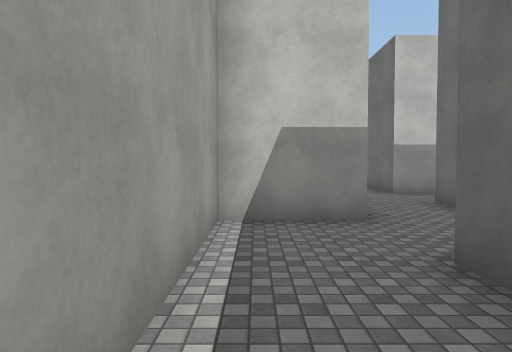
View 1 (above)

22 first-person views from a walk through a 3-D level made in the Unity game engine. The camera is 1.5 m above the floor, tilts 2° down and sees 75° across. The floor is counted in squares, 2 m on a side. Each view is taken from the middle of a square. On the plan, view 1 faces up. The plan holds only what a view shows up to about 11 squares ahead; the rest is blank. The place goes on beyond the plan. Surface patterns are stand-ins for the level's own textures.

View 2
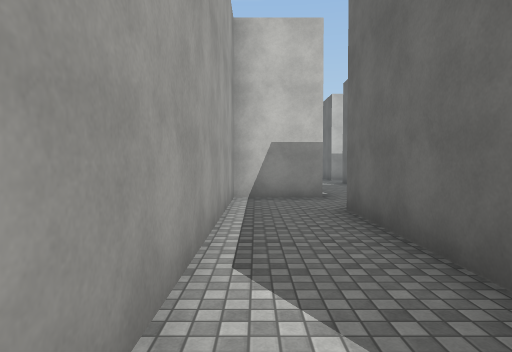

View 3
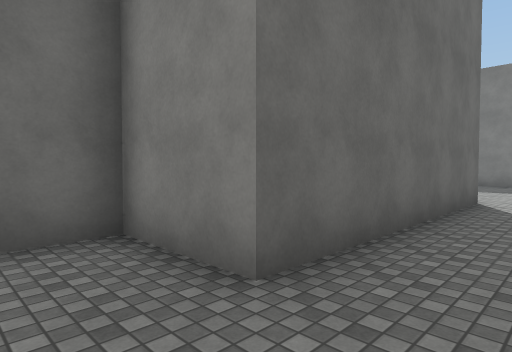

View 4
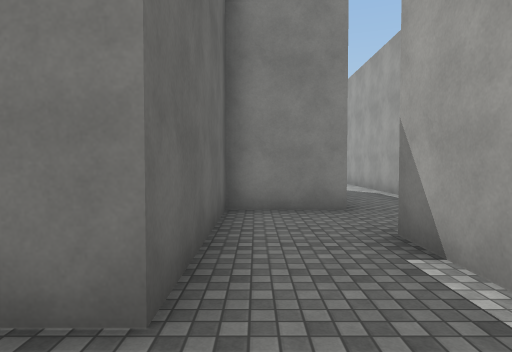

View 5
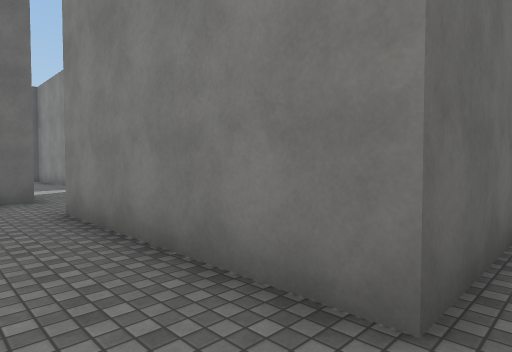

View 6
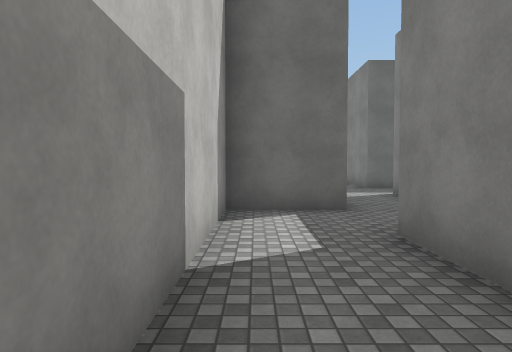

View 7
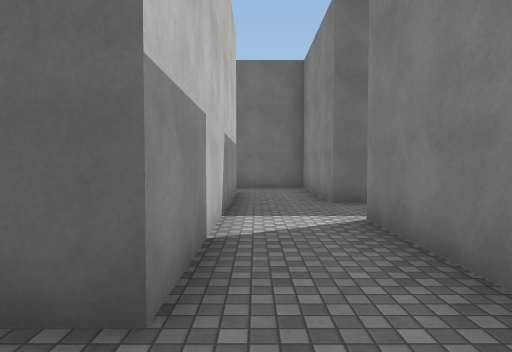

View 8
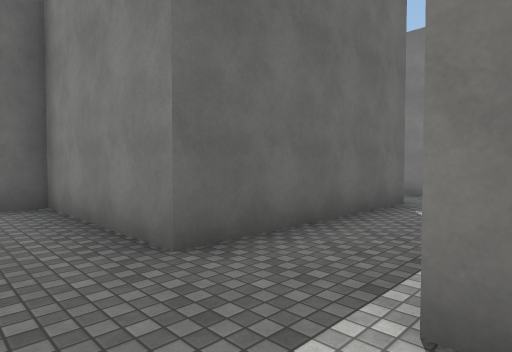

View 9
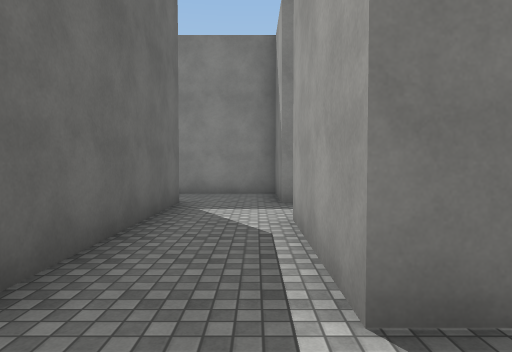

View 10
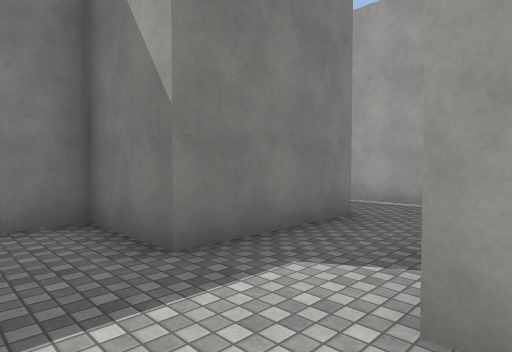

View 11
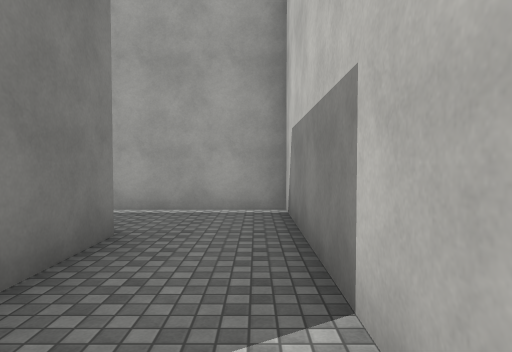

View 12
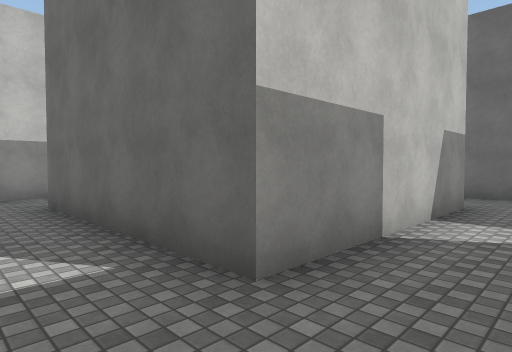

View 13
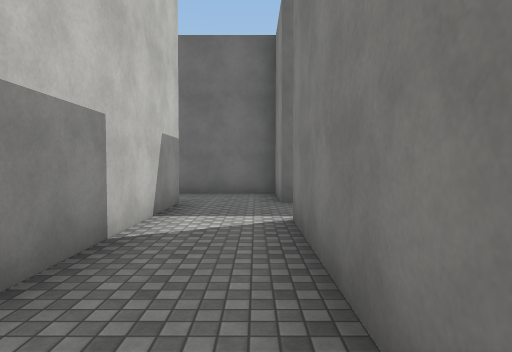

View 14
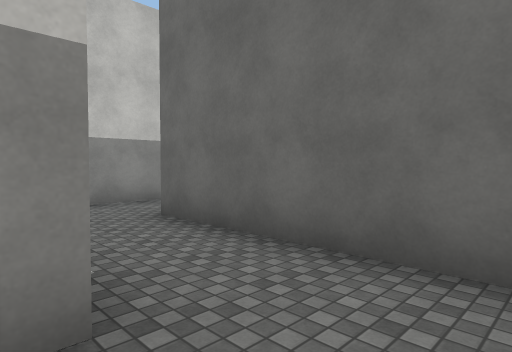

View 15
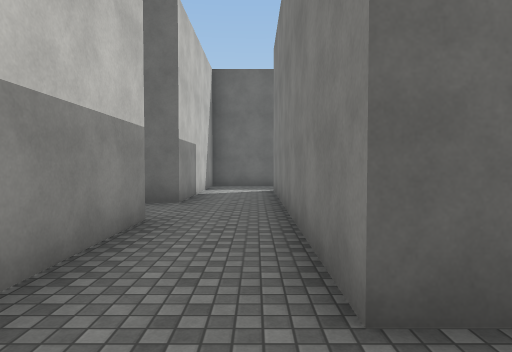

View 16
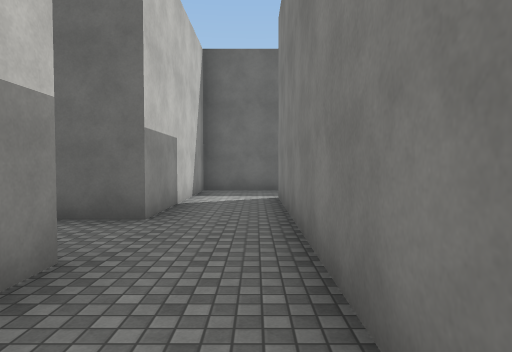

View 17
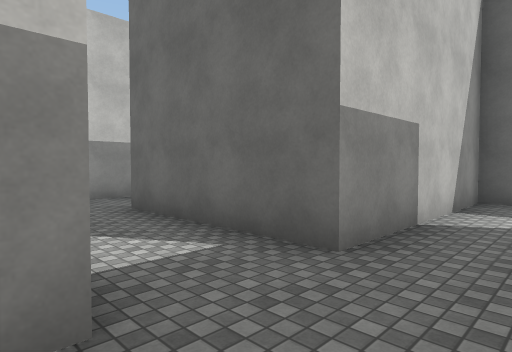

View 18
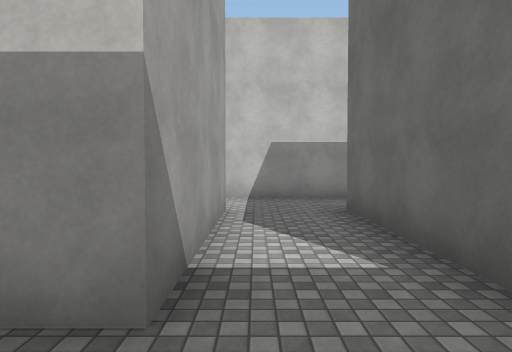

View 19
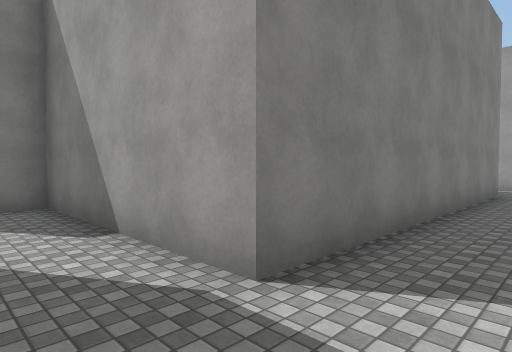

View 20
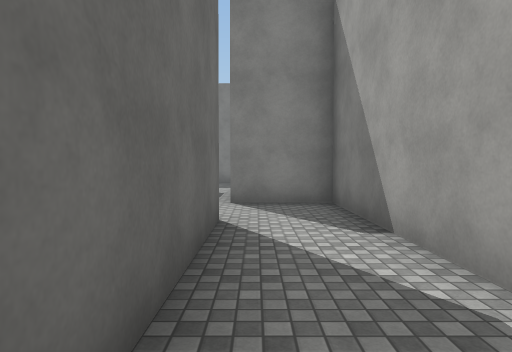

View 21
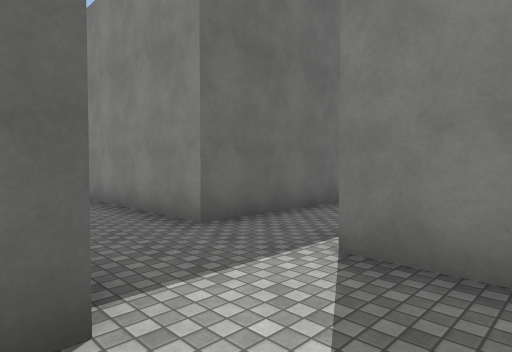

View 22
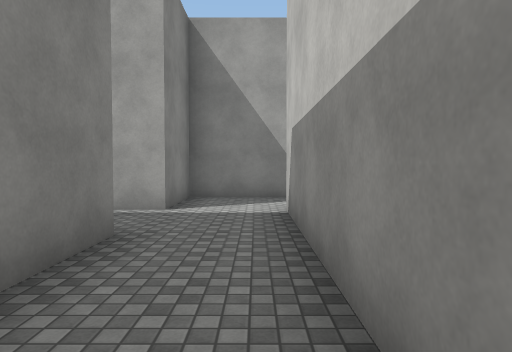

### Floor plan
Points are (right, up) in squares from view 1. A wall is a line through its corners. A room is listed if a view was taken in it or the views show most of it. See-through windows are left out.
Room 1 (views 1, 2, 3)
walls: (1.5, 4.5) (-0.5, 4.5) (-0.5, -3.1); (1.5, -3.5) (1.5, 2.5) (3.5, 2.5) (3.5, 4.5)
ways out: opening at (2.5, 5.5) to room 2
Room 2 (views 4, 5, 6, 7, 8, 9, 10, 11, 12, 13, 14, 15, 16, 17, 18, 19, 20, 21, 22)
walls: (20.6, -0.5) (15.5, -0.5) (15.5, 4.5); (20.5, -2.5) (22.5, -2.5) (22.5, 2.5) (30.5, 2.5) (30.5, -2.5) (32.5, -2.5) (32.5, -3.4); (15.5, 6.5) (10.5, 6.5) (10.5, 8.5) (3.5, 8.5); (25.5, 8.5) (25.5, 4.5) (22.1, 4.5); (27.6, 10.5) (25.2, 10.5); (10.9, 4.5) (13.5, 4.5) (13.5, 1.5) (8.5, 1.5) (8.5, -1.6); (10.4, -0.5) (13.5, -0.5) (13.5, -2.5) (18.5, -2.5); (34.5, -3.5) (34.5, -2.5) (38.5, -2.5); (37.4, -0.5) (32.5, -0.5) (32.5, 4.5) (27.5, 4.5) (27.5, 8.5); (3.5, 4.5) (3.5, 6.5) (8.5, 6.5); (1.5, 6.1) (1.5, 4.5)
ways out: opening at (2.5, 5.5) to room 1; opening at (2.5, 9.5); opening at (16.5, 5.5); opening at (24.5, 9.5); opening at (28.5, 9.5)

Where each view was taken, in squares from view 1:
view 1: 0 up, 0 right, facing up
view 2: 3 down, 0 right, facing up
view 3: 4 up, 0 right, facing down-right
view 4: 8 up, 3 right, facing down
view 5: 8 up, 3 right, facing down-right
view 6: 8 up, 5 right, facing right
view 7: 6 up, 9 right, facing right
view 8: 6 up, 13 right, facing down-right
view 9: 6 up, 14 right, facing down
view 10: 2 up, 15 right, facing down-left
view 11: 1 up, 14 right, facing left
view 12: 2 down, 14 right, facing up-right
view 13: 2 down, 14 right, facing right
view 14: 2 down, 20 right, facing up-right
view 15: 3 up, 21 right, facing right
view 16: 3 up, 23 right, facing right
view 17: 3 up, 25 right, facing up-right
view 18: 3 up, 26 right, facing up
view 19: 4 up, 32 right, facing down-left
view 20: 4 up, 32 right, facing down
view 21: 0 up, 31 right, facing down-right
view 22: 1 down, 38 right, facing left
